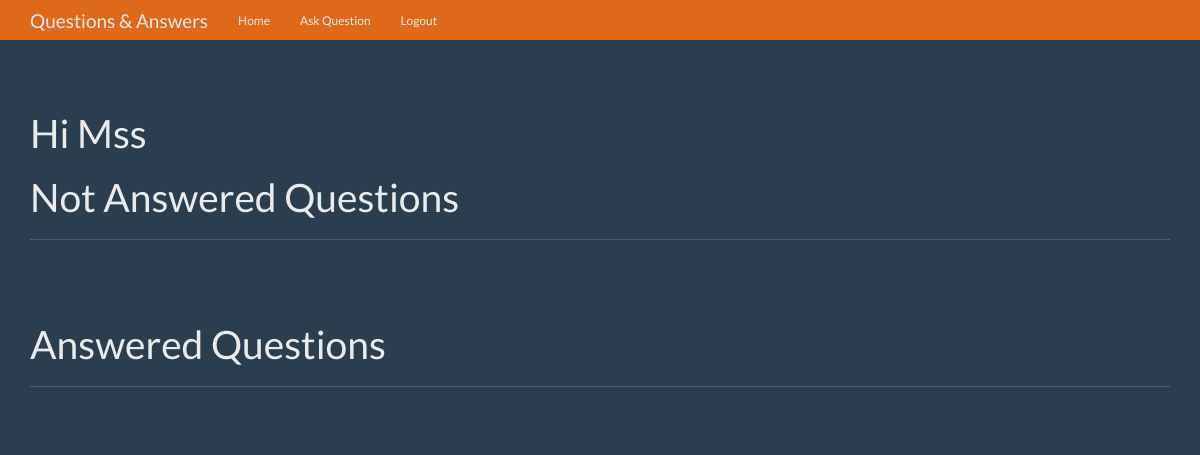
Page /unanswered (signed in) on the earlier database version.
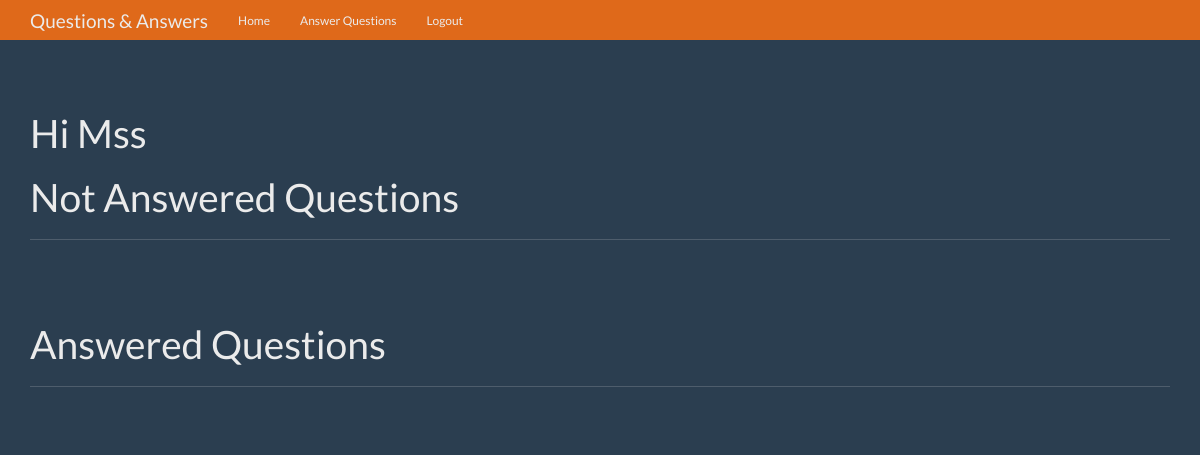
Same page on the later database version.
### app.py (the view)
@app.route('/unanswered')
def unanswered():
    user = get_current_user()
    db = connect_db()
    cur = db.execute(
        'select id, question_text, asked_id, expert_id from question where expert_id=?', [
            user['id']]
    )
    cur2 = db.execute(
        'SELECT  user.name, question.answer_text, question.id, question.question_text, question.expert_id FROM question INNER JOIN user ON question.asked_id = user.id where question.expert_id=?', [
            user['id']]
    )
    questions = cur2.fetchall()
    return render_template('unanswered.html', questions=questions, user=user)

### app.py (called while the page is built)
def get_current_user():
    user_result = None
    if 'user' in session:
        user = session['user']
        db = connect_db()
        user_query = db.execute(
            'select id, name, password, expert, admin from user where name =?', [user])
        user_result = user_query.fetchone()
    return user_result

### database.py (called while the page is built)
def connect_db():
    sql = sqlite3.connect('data.db')
    sql.row_factory = sqlite3.Row
    return sql

### templates/unanswered.html (shortened to what this page needs)
{%extends 'base.html'%} {%from 'macro.html' import links%}  {%block nav%}{%endblock%} {%block body%}
<div class="page-header">
  <h1>Hi {{user.name}}</h1>
  <h1>Not Answered Questions</h1>
</div>
<div class="row">
  <div class="col-lg-12">
  </div>
</div>
<div class="page-header">
  <h1>Answered Questions</h1>
</div>
<div class="row">
  <div class="col-lg-12">
  </div>
</div>
</div>
{%endblock%}

Differences in the rows shown:
changed User "Mss": expert False → True (drawn)
Other differences:
text no longer shown: "Ask Question"
text now shown: "Answer Questions"
